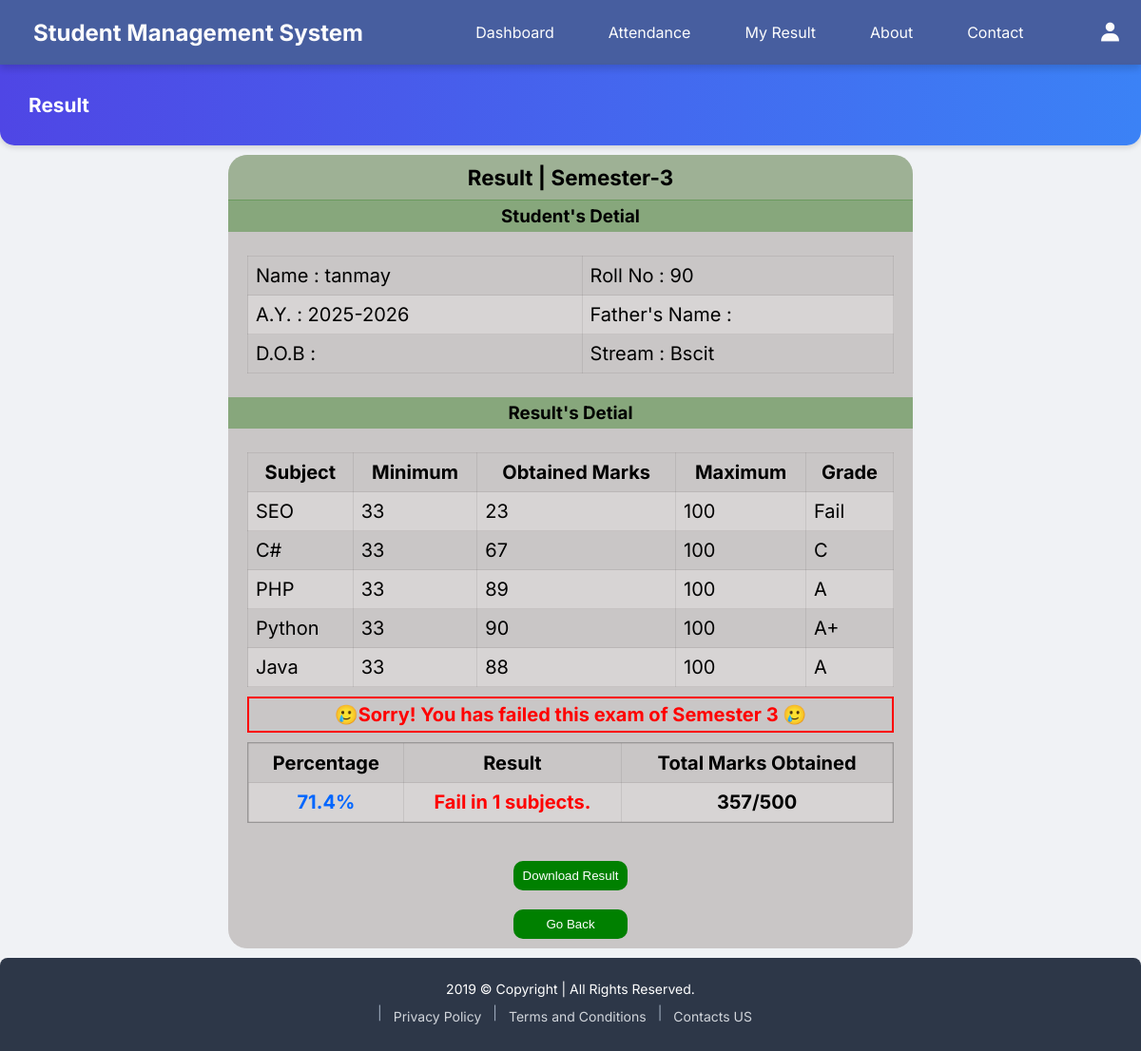
/result/view_result/1/ (signed in), run on the app's committed database.
### results/models.py (models this page shows, shortened)
class Result(models.Model):
    student = models.ForeignKey(CustomUser , on_delete=models.CASCADE)
    sem = models.IntegerField()
    ac_year = models.CharField(max_length=10)
    seo = models.IntegerField()
    c_sharp = models.IntegerField()
    php = models.IntegerField()
    python = models.IntegerField()
    java = models.IntegerField()
    def get_summary(self):
        sub=[self.seo,self.c_sharp,self.php,self.python,self.java]
        sub_fail=[]
        no_of_fail=0
        for i in sub:
            if i < 33:
                no_of_fail+=1
        if self.seo < 33:
            sub_fail.append("seo")
        data={
            "total_marks":self.seo + self.c_sharp + self.php + self.python + self.java,
            "percentage":(self.seo + self.c_sharp + self.php + self.python + self.java) / 5,
            "fail_count":no_of_fail,
            "fail_subject": sub_fail
        }
        return data

### accounts/models.py (models this page shows)
class CustomUser(AbstractUser):
    ROLE_CHOICES = (
        ('student', 'Student'),
        ('teacher', 'Teacher'),
    )
    role = models.CharField(max_length=10, choices=ROLE_CHOICES, default='student')
    rollno = models.IntegerField(blank=True, null=True)
    stream = models.CharField(max_length=30, default='Not selected')
    def __str__(self):
        return self.username

### results/views.py (the view)
# urls.py: path('view_result/<int:result_id>/', views.view_result, name='view_result'),
@login_required
def view_result(request,result_id):
    result = Result.objects.get(id=result_id)
    student = request.user
    if request.user != result.student:
        return HttpResponseForbidden("Not allowed!")
    return render(request, "results/view_result.html", {
        "result": result,
        "student":student
    })

### templates/results/view_result.html (shortened to what this page needs)
{% extends "Homepage/home.html" %}
{% load static %}
{% block style %}
    <link rel="stylesheet" href="{% static 'results/view_result_style.css' %}">
{% endblock style %}
{% block content %}
    <div class="navbar_dashboard">
        <div><strong>Result </strong></div>
    </div>
    <div class="container_view_result">
        {% if result %}
            <div class="result_conatiner">
                <h3 class="Result_semester_header">Result | Semester-{{ result.sem }}</h3>
                <h3 class="student_detail_header header" style="margin:0 0 5px 0;">Student's Detial</h3>
                <div class="sd">
                    <table>
                        <tr style="font-size:20px;">
                            <td>Name : {{ result.student }}</td>
                            <td>Roll No : {{ result.student.rollno }}</td>
                        </tr>
                        <tr style="font-size:20px;">
                            <td>A.Y. : {{ result.ac_year }}</td>
                            <td>Father's Name : {{ result.student.father_name }}</td>
                        </tr>
                        <tr style="font-size:20px;">
                            <td>D.O.B : {{ result.student.dob }}</td>
                            <td>Stream : {{ result.student.stream }}</td>
                        </tr>
                    </table>
                </div>
                <h3 class="result_detail_header header">Result's Detial</h3>
                <div class="result_detail">
                    <table>
                        <tr>
                            <th>Subject</th>
                            <th>Minimum</th>
                            <th>Obtained Marks</th>
                            <th>Maximum</th>
                            <th>Grade</th>
                        </tr>
                        <tr>
                            <td>SEO</td>
                            <td>33</td>
                            <td>{{result.seo}}</td>
                            <td>100</td>
                            <td>
                                {% if result.seo >= 90 %}
                                A+
                                {% elif result.seo >= 80 %}
                                A
                                {% elif result.seo >= 70 %}
                                B
                                {% elif result.seo >= 60 %}
                                C
                                {% elif result.seo >= 50 %}
                                D
                                {% elif result.seo >= 33 %}
                                Pass
                                {% else %}
                                Fail
                                {% endif %}
                            </td>
                        </tr>
                        <tr>
                            <td>C#</td>
                            <td>33</td>
                            <td>{{result.c_sharp}}</td>
                            <td>100</td>
                            <td>
                                {% if result.c_sharp >= 90 %}
                                A+
                                {% elif result.c_sharp >= 80 %}
                                A
                                {% elif result.c_sharp >= 70 %}
                                B
                                {% elif result.c_sharp >= 60 %}
                                C
                                {% elif result.c_sharp >= 50 %}
                                D
                                {% elif result.c_sharp >= 33 %}
                                Pass
                                {% else %}
                                Fail
                                {% endif %}
                            </td>
                        </tr>
                        <tr>
                            <td>PHP</td>
                            <td>33</td>
                            <td>{{result.php}}</td>
                            <td>100</td>
                            <td>
                                {% if result.php >= 90 %}
                                A+
                                {% elif result.php >= 80 %}
                                A
                                {% elif result.php >= 70 %}
                                B
                                {% elif result.php >= 60 %}
                                C
                                {% elif result.php >= 50 %}
                                D
                                {% elif result.php >= 33 %}
                                Pass
                                {% else %}
                                Fail
                                {% endif %}
                            </td>
                        </tr>
                        <tr>
                            <td>Python</td>
                            <td>33</td>
                            <td>{{result.python}}</td>
                            <td>100</td>
                            <td>
                                {% if result.python >= 90 %}
                                    A+
                                {% elif result.python >= 80 %}
                                A
                                {% elif result.python >= 70 %}
                                B
                                {% elif result.python >= 60 %}
                                C
                                {% elif result.python >= 50 %}
                                D
                                {% elif result.python >= 33 %}
                                Pass
                                {% else %}
                                Fail
                                {% endif %}
                            </td>
                        </tr>
                        <tr>
                            <td>Java</td>
                            <td>33</td>
                            <td>{{result.java}}</td>
                            <td>100</td>
                            <td>
                                {% if result.java >= 90 %}
                                A+
                                {% elif result.java >= 80 %}
                                A
                                {% elif result.java >= 70 %}
                                B
                                {% elif resultesult.java >= 60 %}
                                C
                                {% elif result.java >= 50 %}
                                D
                                {% elif result.java >= 33 %}
                                Pass
                                {% else %}
                                Fail
                                {% endif %}
                            </td>
                        </tr>
                    </table>
                    {% if result.seo >= 33 and result.c_sharp >= 33 and result.php >= 33 and result.python >= 33 and result.java >= 33 %}
                        <div class="pass_or_fail_message">🎉Congraluation! You has passed an exam of Semester {{ result.sem }} 🎉</div>
                    {% else %}
                        <div class="pass_or_fail_message" style="border:2px solid red;color:red;">🥲Sorry! You has failed this exam of Semester {{ result.sem }} 🥲</div>
                    {% endif %}
                    <div class="result_percentage_detail">
                        <table>
                            {% with no=result.get_summary %}
                                <tr style="font-size:20px;text-align:center;">
                                    <th>Percentage</th>
                                    <th>Result</th>
                                    <th>Total Marks Obtained</th>
                                </tr>
                                <tr style="font-size:20px;text-align:center;font-weight:bold;">
                                    {% if no.percentage >= 33  %}
                                    <td style="color:rgb(0, 102, 255);">
                                        {{no.percentage}}%
                                    </td>
                                    {% else %}
                                    <td style="color:red">
                                        {{no.percentage}}%
                                    </td>
                                    {% endif %}
                                    {% if result.seo >= 33 and result.c_sharp >= 33 and result.php >= 33 and result.python >= 33 and result.java >= 33 %}
                                        <td style="color:rgb(0, 102, 255);">Pass</td>
                                    {% else %}
                                        <td style="color:red;">Fail in {{no.fail_count}} subjects.</td>
                                    {% endif %}
                                    <td>
                                        {{no.total_marks}}/500
                                    </td>
                                {% endwith %}
                            </tr>
                        </table>
                    </div>
                </div>
                <a href="{% url 'download_result' result.id %}" class="a_for_result_back">
                    <button class="btn_for_result_back">
                        Download Result
                    </button>
                </a>
                <a href="{% url 'form_result' %}" class="a_for_result_back" >
                    <button class="btn_for_result_back">
                        Go Back
                    </button>
                </a>
            </div>
        {% endif %}
    </div>
{% endblock content %}

### static/results/view_result_style.css (style rules this page uses)
.navbar_dashboard { background: linear-gradient(90deg, #4f46e5, #3b82f6); color: white; padding: 30px 30px; font-size: 1.3rem; font-weight: 600; border-bottom-left-radius: 15px; border-bottom-right-radius: 15px; box-shadow: 0 2px 6px rgba(0,0,0,0.15); }
.container_view_result { display: flex; align-items: center; justify-content: center; }
.result_conatiner { width:60%; background-color: #c9c6c6; border-radius: 20px; margin: 10px 0px 10px 0px; }
.Result_semester_header { color:rgb(0, 0, 0); border-top-left-radius: 20px; border-top-right-radius: 20px; margin: 0; text-align: center; font-size: 1.4em; background-color: #5d944d65; border-bottom: 1px solid #5d944dc7; padding: 10px; }
.header { margin: 5px 0px 5px 0px; background-color: #5d944d9a; padding:5px; text-align: center; }
.result_detail { padding:20px; font-size: 20px; }
.sd { padding:20px; font-size: 20px; }
table { border-collapse:collapse; width: 100%; }
td, th { border: 1px solid #504f4f1f; padding: 8px; }
tr:nth-child(even) { background-color: #ffffff3f; }
.pass_or_fail_message { border: 2px solid rgb(0, 102, 255); text-align: center; padding: 5px; margin-top: 10px; color:rgb(0, 102, 255); font-weight: bold; }
.result_percentage_detail { border:0.5px solid #504f4f67; margin:10px 0px 10px 0px; }
.a_for_result_back { display:flex; align-items:center; justify-content:center; text-align:center; text-decoration:none; }
.btn_for_result_back { margin:10px 0px 10px 0px; width:120px; padding:8px; background:green; color:white; border:none; cursor:pointer; text-align:center; border-radius: 10px; }

### static/Home_css/navbar.css (style rules this page uses)
* { margin: 0; padding: 0; box-sizing: border-box; }
body { margin: 0; padding: 0; font-family: 'Inter', sans-serif; background-color: #f0f2f5; }

### data on the page
Result: sem "3", student "tanmay", student.rollno "90", ac_year "2025-2026", student.stream "Bscit", seo "23", c_sharp "67", php "89", python "90", java "88"

### other printed values
{{ no.percentage }} "71.4"
{{ no.fail_count }} "1"
{{ no.total_marks }} "357"
